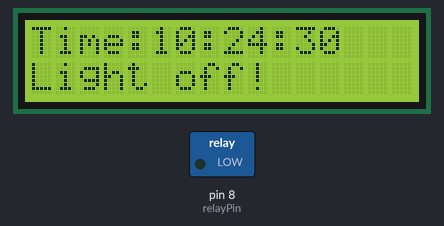
Recording of a sketch running on a simulated Arduino Uno, built with avr-gcc and run on an emulated ATmega328P. On the bench: 16×2 character LCD, switched loads named in the sketch (green lamp = pin HIGH). The local clock reads 2024-03-15 10:24:30 at power-on unless the sketch sets it; what the sketch prints to the serial monitor is not drawn.

Above: at 0.1 s.
At 4.1 s:
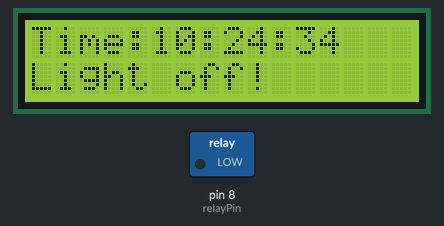
At 9.2 s:
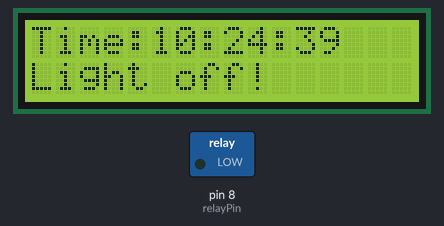
At 19.2 s:
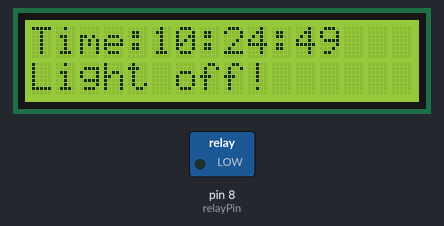
At 28.3 s:
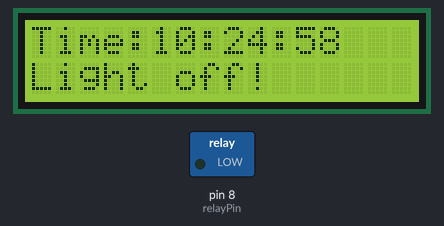
At 38.3 s:
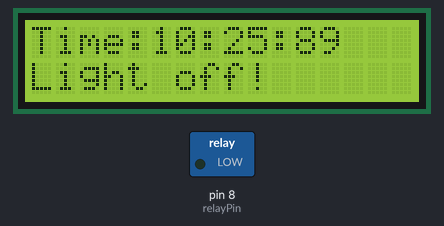

The sketch:

Lamb_auto_timer.ino
```cpp
#include <Wire.h>
#include <RTClib.h>
#include <LiquidCrystal.h>

RTC_DS3231 rtc;
const int rs = 12, en = 11, d4 = 5, d5 = 4, d6 = 3, d7 = 2;
LiquidCrystal lcd(rs, en, d4, d5, d6, d7);

const int relayPin = 8;

DateTime now;
int on_hour, on_minute, off_hour, off_minute;

void lightOn() {
  digitalWrite(relayPin, HIGH);
  Serial.println("Light on!");
  lcd.setCursor(0, 1);
  lcd.print("Light on!");
}

void lightOff() {
  digitalWrite(relayPin, LOW);
  Serial.println("Light off!");
  lcd.setCursor(0, 1);
  lcd.print("Light off!");
}

void setup() {

  pinMode(relayPin, OUTPUT);

  Serial.begin(57600);
  rtc.begin();
  Wire.begin();

  if(!rtc.begin()) {
    Serial.println("Couldn't find RTC!");
    while(1);
  }
  if(rtc.lostPower()) {
    Serial.println("RTC lost power, let's set the time!");
  }

 // rtc.adjust(DateTime(F(__DATE__), F(__TIME__)));

  lcd.begin(16,2);
  lcd.clear();

}

void loop() {

  now = rtc.now();
  int curent_hour = now.hour();
  int curent_minute = now.minute();
  int current_month = now.month();
  int current_hour = now.hour();
  int current_minute = now.minute();

  // Set time based on season
  if (current_month >= 4 && current_month <= 9) {
    // Summer (April to September)
    on_hour = 18;
    on_minute = 15;
    off_hour = 5;
    off_minute = 45;
  } else {
    // Winter (October to March)
    on_hour = 17;
    on_minute = 15;
    off_hour = 5;
    off_minute = 50;
  }

  lcd.setCursor(0, 0);
  lcd.print("Time:");
  lcd.print(now.hour());
  lcd.print(":");
  lcd.print(now.minute());
  lcd.print(":");
  lcd.print(now.second());

  int current_time_in_minutes = curent_hour * 60 + curent_minute;
  int on_time_in_minutes = on_hour * 60 + on_minute;
  int off_time_in_munutes = off_hour * 60 + off_minute;

  if(on_time_in_minutes < off_time_in_munutes) {
    if(current_time_in_minutes >= on_time_in_minutes && current_time_in_minutes < off_time_in_munutes) {
      lightOn();
    } else {
      //test
      //lightOn();
      lightOff();
    }
  } else {
    if(current_time_in_minutes >= on_time_in_minutes || current_time_in_minutes < off_time_in_munutes) {
      lightOn();
    } else {
      //test
      //lightOn();
      lightOff();
    }
  }

  Serial.print(now.hour());
  Serial.print(':');
  Serial.print(now.minute());
  Serial.print(':');
  Serial.println(now.second());

  delay(1000);
}
```

Measured:
- what the display in image 1 shows lasts 1.0 s, from 4.1 s to 5.1 s
